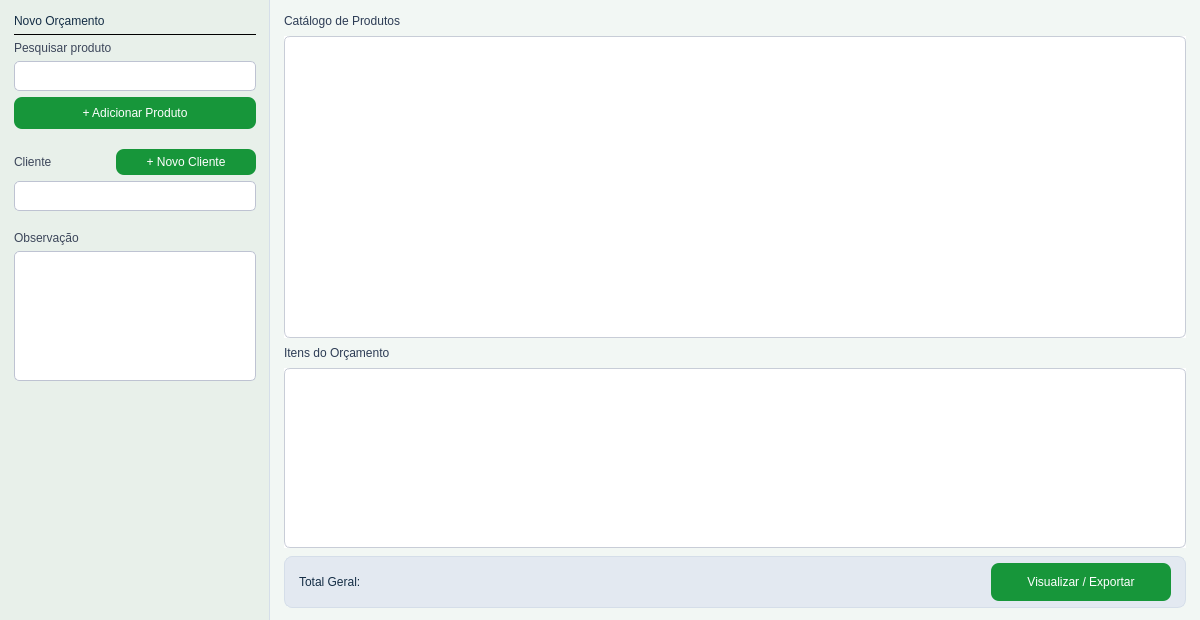
<?xml version="1.0" encoding="UTF-8"?>
<ui version="4.0">
 <class>JanelaOrcamento</class>
 <widget class="QWidget" name="JanelaOrcamento">
  <property name="geometry">
   <rect>
    <x>0</x>
    <y>0</y>
    <width>1200</width>
    <height>620</height>
   </rect>
  </property>
  <property name="minimumSize">
   <size>
    <width>1000</width>
    <height>560</height>
   </size>
  </property>
  <property name="windowTitle">
   <string>Orçamento</string>
  </property>
  <property name="styleSheet">
   <string notr="true">
#JanelaOrcamento {
  background-color: #F2F7F4;
}
QPushButton {
  background-color: rgb(23, 150, 58);
  color: rgb(255, 255, 255);
  font: 600 10pt &quot;Segoe UI&quot;;
  border-radius: 8px;
}
QPushButton:hover {
  background-color: rgb(16, 122, 46);
}
QPushButton:pressed {
  background-color: rgb(143, 217, 163);
}
QLineEdit, QTextEdit {
  background-color: white;
  border: 1px solid rgb(190, 195, 210);
  border-radius: 5px;
  padding: 3px 6px;
  font: 10pt &quot;Segoe UI&quot;;
}
QLineEdit:focus, QTextEdit:focus {
  border-color: rgb(23, 150, 58);
}
QTableView {
  background-color: white;
  border: 1px solid rgb(200, 205, 215);
  border-radius: 6px;
  gridline-color: rgb(230, 232, 238);
  selection-background-color: rgb(210, 228, 248);
  selection-color: rgb(20, 45, 69);
}
QHeaderView::section {
  background-color: #EAF3EC;
  color: #142D45;
  font-weight: 700;
  border: none;
  border-right: 1px solid #d5dee9;
  border-bottom: 2px solid #17963A;
  padding: 6px 8px;
}
   </string>
  </property>
  <layout class="QHBoxLayout" name="mainHLayout">
   <property name="spacing">
    <number>0</number>
   </property>
   <property name="leftMargin">
    <number>0</number>
   </property>
   <property name="topMargin">
    <number>0</number>
   </property>
   <property name="rightMargin">
    <number>0</number>
   </property>
   <property name="bottomMargin">
    <number>0</number>
   </property>
   <item>
    <widget class="QFrame" name="leftPanel">
     <property name="minimumSize">
      <size>
       <width>270</width>
       <height>0</height>
      </size>
     </property>
     <property name="maximumSize">
      <size>
       <width>270</width>
       <height>16777215</height>
      </size>
     </property>
     <property name="styleSheet">
      <string notr="true">
#leftPanel {
  background-color: #E8F0EA;
  border-right: 1px solid #d5dee9;
}
      </string>
     </property>
     <property name="frameShape">
      <enum>QFrame::Shape::NoFrame</enum>
     </property>
     <layout class="QVBoxLayout" name="leftVLayout">
      <property name="spacing">
       <number>6</number>
      </property>
      <property name="leftMargin">
       <number>14</number>
      </property>
      <property name="topMargin">
       <number>14</number>
      </property>
      <property name="rightMargin">
       <number>14</number>
      </property>
      <property name="bottomMargin">
       <number>14</number>
      </property>
      <item>
       <widget class="QLabel" name="label_11">
        <property name="styleSheet">
         <string notr="true">font: 700 11pt &quot;Segoe UI&quot;; color: rgb(20, 45, 69);</string>
        </property>
        <property name="text">
         <string>Novo Orçamento</string>
        </property>
       </widget>
      </item>
      <item>
       <widget class="QFrame" name="sep1">
        <property name="maximumSize">
         <size>
          <width>16777215</width>
          <height>1</height>
         </size>
        </property>
        <property name="styleSheet">
         <string notr="true">background-color: #d5dee9;</string>
        </property>
        <property name="frameShape">
         <enum>QFrame::Shape::HLine</enum>
        </property>
       </widget>
      </item>
      <item>
       <widget class="QLabel" name="label_7">
        <property name="styleSheet">
         <string notr="true">font: 600 9pt &quot;Segoe UI&quot;; color: rgb(60, 70, 90);</string>
        </property>
        <property name="text">
         <string>Pesquisar produto</string>
        </property>
       </widget>
      </item>
      <item>
       <widget class="CustomLineEdit" name="Ledit_PesquisaProduto">
        <property name="minimumSize">
         <size>
          <width>0</width>
          <height>30</height>
         </size>
        </property>
        <property name="maximumSize">
         <size>
          <width>16777215</width>
          <height>30</height>
         </size>
        </property>
       </widget>
      </item>
      <item>
       <widget class="QPushButton" name="Btn_AddProd">
        <property name="minimumSize">
         <size>
          <width>0</width>
          <height>32</height>
         </size>
        </property>
        <property name="maximumSize">
         <size>
          <width>16777215</width>
          <height>32</height>
         </size>
        </property>
        <property name="text">
         <string>+ Adicionar Produto</string>
        </property>
       </widget>
      </item>
      <item>
       <widget class="QFrame" name="sep2">
        <property name="minimumSize">
         <size>
          <width>0</width>
          <height>8</height>
         </size>
        </property>
        <property name="maximumSize">
         <size>
          <width>16777215</width>
          <height>8</height>
         </size>
        </property>
        <property name="styleSheet">
         <string notr="true">background-color: transparent;</string>
        </property>
        <property name="frameShape">
         <enum>QFrame::Shape::NoFrame</enum>
        </property>
       </widget>
      </item>
      <item>
       <layout class="QHBoxLayout" name="clienteHeaderLayout">
        <property name="spacing">
         <number>6</number>
        </property>
        <item>
         <widget class="QLabel" name="label_6">
          <property name="styleSheet">
           <string notr="true">font: 600 9pt &quot;Segoe UI&quot;; color: rgb(60, 70, 90);</string>
          </property>
          <property name="text">
           <string>Cliente</string>
          </property>
         </widget>
        </item>
        <item>
         <spacer name="clienteHeaderSpacer">
          <property name="orientation">
           <enum>Qt::Orientation::Horizontal</enum>
          </property>
          <property name="sizeHint" stdset="0">
           <size>
            <width>40</width>
            <height>20</height>
           </size>
          </property>
         </spacer>
        </item>
        <item>
         <widget class="QPushButton" name="Btn_NovoCliente">
          <property name="sizePolicy">
           <sizepolicy hsizetype="Fixed" vsizetype="Fixed">
            <horstretch>0</horstretch>
            <verstretch>0</verstretch>
           </sizepolicy>
          </property>
          <property name="minimumSize">
           <size>
            <width>140</width>
            <height>26</height>
           </size>
          </property>
          <property name="maximumSize">
           <size>
            <width>140</width>
            <height>26</height>
           </size>
          </property>
          <property name="styleSheet">
           <string notr="true">font: 600 8pt &quot;Segoe UI&quot;;</string>
          </property>
          <property name="text">
           <string>+ Novo Cliente</string>
          </property>
         </widget>
        </item>
       </layout>
      </item>
      <item>
       <widget class="CustomLineEdit" name="Ledit_Cliente">
        <property name="minimumSize">
         <size>
          <width>0</width>
          <height>30</height>
         </size>
        </property>
        <property name="maximumSize">
         <size>
          <width>16777215</width>
          <height>30</height>
         </size>
        </property>
       </widget>
      </item>
      <item>
       <widget class="QFrame" name="sep3">
        <property name="minimumSize">
         <size>
          <width>0</width>
          <height>8</height>
         </size>
        </property>
        <property name="maximumSize">
         <size>
          <width>16777215</width>
          <height>8</height>
         </size>
        </property>
        <property name="styleSheet">
         <string notr="true">background-color: transparent;</string>
        </property>
        <property name="frameShape">
         <enum>QFrame::Shape::NoFrame</enum>
        </property>
       </widget>
      </item>
      <item>
       <widget class="QLabel" name="label_9">
        <property name="styleSheet">
         <string notr="true">font: 600 9pt &quot;Segoe UI&quot;; color: rgb(60, 70, 90);</string>
        </property>
        <property name="text">
         <string>Observação</string>
        </property>
       </widget>
      </item>
      <item>
       <widget class="QTextEdit" name="Tedit_Obs">
        <property name="maximumSize">
         <size>
          <width>16777215</width>
          <height>130</height>
         </size>
        </property>
       </widget>
      </item>
      <item>
       <spacer name="leftBottomSpacer">
        <property name="orientation">
         <enum>Qt::Orientation::Vertical</enum>
        </property>
        <property name="sizeHint" stdset="0">
         <size>
          <width>20</width>
          <height>40</height>
         </size>
        </property>
       </spacer>
      </item>
     </layout>
    </widget>
   </item>
   <item>
    <widget class="QWidget" name="rightContent">
     <layout class="QVBoxLayout" name="rightVLayout">
      <property name="spacing">
       <number>8</number>
      </property>
      <property name="leftMargin">
       <number>14</number>
      </property>
      <property name="topMargin">
       <number>14</number>
      </property>
      <property name="rightMargin">
       <number>14</number>
      </property>
      <property name="bottomMargin">
       <number>12</number>
      </property>
      <item>
       <widget class="QLabel" name="label_10">
        <property name="styleSheet">
         <string notr="true">font: 700 9pt &quot;Segoe UI&quot;; color: rgb(45, 60, 85);</string>
        </property>
        <property name="text">
         <string>Catálogo de Produtos</string>
        </property>
       </widget>
      </item>
      <item>
       <widget class="ProdutoTableView" name="Tview_ProdutosOrcamento">
        <property name="autoFillBackground">
         <bool>true</bool>
        </property>
        <property name="alternatingRowColors">
         <bool>true</bool>
        </property>
        <property name="selectionMode">
         <enum>QAbstractItemView::SelectionMode::SingleSelection</enum>
        </property>
        <property name="selectionBehavior">
         <enum>QAbstractItemView::SelectionBehavior::SelectRows</enum>
        </property>
       </widget>
      </item>
      <item>
       <widget class="QLabel" name="label_8">
        <property name="styleSheet">
         <string notr="true">font: 700 9pt &quot;Segoe UI&quot;; color: rgb(45, 60, 85);</string>
        </property>
        <property name="text">
         <string>Itens do Orçamento</string>
        </property>
       </widget>
      </item>
      <item>
       <widget class="QTableView" name="Tview_ProdutosSelec">
        <property name="minimumSize">
         <size>
          <width>0</width>
          <height>130</height>
         </size>
        </property>
        <property name="maximumSize">
         <size>
          <width>16777215</width>
          <height>180</height>
         </size>
        </property>
        <property name="contextMenuPolicy">
         <enum>Qt::ContextMenuPolicy::CustomContextMenu</enum>
        </property>
        <property name="autoFillBackground">
         <bool>true</bool>
        </property>
        <property name="alternatingRowColors">
         <bool>true</bool>
        </property>
        <property name="selectionMode">
         <enum>QAbstractItemView::SelectionMode::SingleSelection</enum>
        </property>
        <property name="selectionBehavior">
         <enum>QAbstractItemView::SelectionBehavior::SelectRows</enum>
        </property>
        <attribute name="verticalHeaderVisible">
         <bool>false</bool>
        </attribute>
       </widget>
      </item>
      <item>
       <widget class="QFrame" name="footerBar">
        <property name="minimumSize">
         <size>
          <width>0</width>
          <height>52</height>
         </size>
        </property>
        <property name="maximumSize">
         <size>
          <width>16777215</width>
          <height>52</height>
         </size>
        </property>
        <property name="styleSheet">
         <string notr="true">
#footerBar {
  background-color: #e3e9f1;
  border-radius: 8px;
  border: 1px solid #d5dee9;
}
         </string>
        </property>
        <property name="frameShape">
         <enum>QFrame::Shape::StyledPanel</enum>
        </property>
        <layout class="QHBoxLayout" name="footerHLayout">
         <property name="spacing">
          <number>12</number>
         </property>
         <property name="leftMargin">
          <number>14</number>
         </property>
         <property name="topMargin">
          <number>6</number>
         </property>
         <property name="rightMargin">
          <number>14</number>
         </property>
         <property name="bottomMargin">
          <number>6</number>
         </property>
         <item>
          <widget class="QLabel" name="Lbl_TotalGeral">
           <property name="styleSheet">
            <string notr="true">font: 700 12pt &quot;Segoe UI&quot;; color: rgb(20, 45, 69);</string>
           </property>
           <property name="text">
            <string>Total Geral:</string>
           </property>
          </widget>
         </item>
         <item>
          <spacer name="footerSpacer">
           <property name="orientation">
            <enum>Qt::Orientation::Horizontal</enum>
           </property>
           <property name="sizeHint" stdset="0">
            <size>
             <width>40</width>
             <height>20</height>
            </size>
           </property>
          </spacer>
         </item>
         <item>
          <widget class="QPushButton" name="Btn_Terminar">
           <property name="sizePolicy">
            <sizepolicy hsizetype="Fixed" vsizetype="Fixed">
             <horstretch>0</horstretch>
             <verstretch>0</verstretch>
            </sizepolicy>
           </property>
           <property name="minimumSize">
            <size>
             <width>180</width>
             <height>38</height>
            </size>
           </property>
           <property name="maximumSize">
            <size>
             <width>180</width>
             <height>38</height>
            </size>
           </property>
           <property name="text">
            <string>Visualizar / Exportar</string>
           </property>
          </widget>
         </item>
        </layout>
       </widget>
      </item>
     </layout>
    </widget>
   </item>
  </layout>
 </widget>
 <customwidgets>
  <customwidget>
   <class>CustomLineEdit</class>
   <extends>QLineEdit</extends>
   <header>customlineedit.h</header>
  </customwidget>
  <customwidget>
   <class>ProdutoTableView</class>
   <extends>QTableView</extends>
   <header>produtotableview.h</header>
  </customwidget>
 </customwidgets>
 <resources/>
 <connections/>
</ui>
